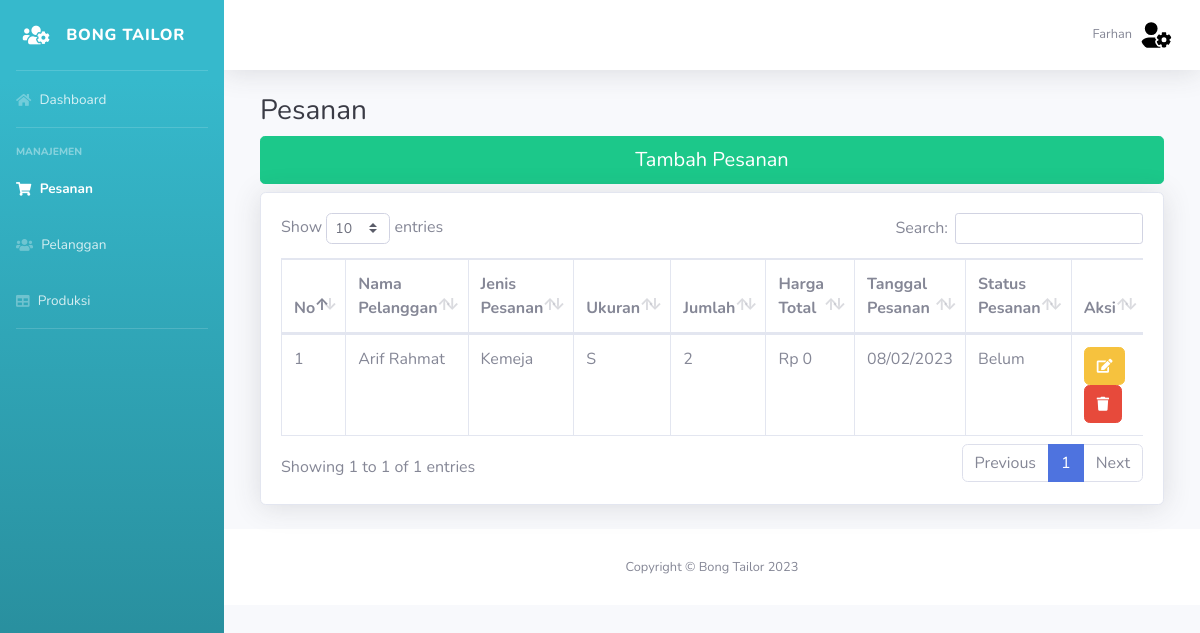
The app's page /pesanan.php (signed in), older data.
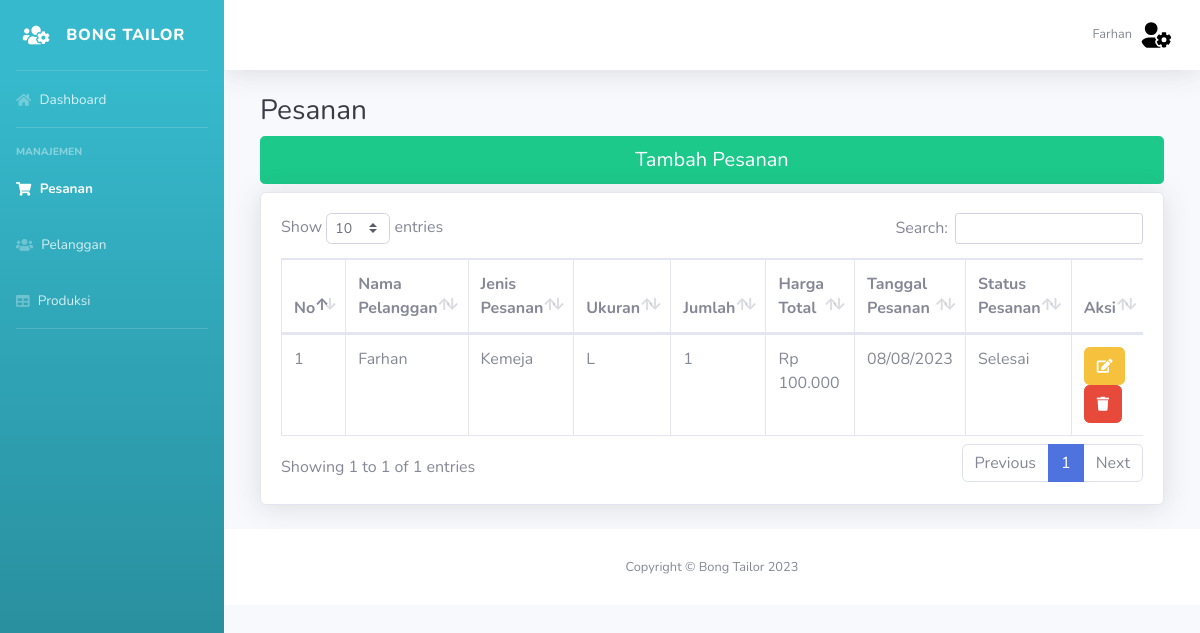
The same page, newer data.
### tables this page shows
CREATE TABLE `pesanan` (
  `id_pesanan` int(11) NOT NULL,
  `id_admin` int(11) NOT NULL,
  `id_pelanggan` int(11) NOT NULL,
  `jenis_pesanan` enum('Kemeja','Celana') NOT NULL,
  `ukuran` enum('S','M','L','XL','XXL','XXXL') NOT NULL,
  `jumlah` int(50) NOT NULL,
  `harga` int(20) NOT NULL,
  `harga_total` int(20) NOT NULL,
  `tanggal_pesanan` datetime NOT NULL,
  `tanggal_selesai` datetime NOT NULL,
  `status_pemesanan` enum('Belum','Proses','Selesai') NOT NULL
);

CREATE TABLE `pelanggan` (
  `id_pelanggan` int(11) NOT NULL,
  `nama_pelanggan` varchar(30) NOT NULL,
  `no_telepon` varchar(13) NOT NULL,
  `alamat` varchar(200) NOT NULL
);

### pesanan.php (the view, shortened to what the changed rows need)
<!DOCTYPE html>
<html lang="id">
<head>
    <?php
    include_once('head/assets.php');
    include_once('head/koneksi.php');
    ?>
</head>
<body id="page-top">
    <div id="wrapper">
        <div id="content-wrapper" class="d-flex flex-column">
            <div id="content">
                <div class="container-fluid">
                    <div class="row">
                        <div class="container-fluid">
                            <h1 class="h3 mb-2 text-gray-900">Pesanan</h1>
                            <div class="card shadow mb-4">
                                <div class="card-body">
                                    <div class="table-responsive">
                                        <table class="table table-bordered" id="dataTable" width="100%" cellspacing="0">
                                            <thead>
                                                <tr>
                                                    <th>No</th>
                                                    <th>Nama Pelanggan</th>
                                                    <th>Jenis Pesanan</th>
                                                    <th>Ukuran</th>
                                                    <th>Jumlah</th>
                                                    <th>Harga Total</th>
                                                    <th>Tanggal Pesanan</th>
                                                    <th>Status Pesanan</th>
                                                    <th>Aksi</th>
                                                </tr>
                                            </thead>
                                            <tbody>
                                                <?php
                                                $query = mysqli_query(
                                                    $koneksi,
                                                    "SELECT pesanan.*, pelanggan.nama_pelanggan
                                                        FROM pesanan
                                                        INNER JOIN pelanggan
                                                        ON pesanan.id_pelanggan = pelanggan.id_pelanggan"
                                                );
                                                $i = 1;
                                                foreach ($query as $pesanan) :
                                                ?>
                                                    <tr>
                                                        <td><?php echo $i ?></td>
                                                        <td><?php echo $pesanan['nama_pelanggan']; ?></td>
                                                        <td><?php echo $pesanan['jenis_pesanan']; ?></td>
                                                        <td><?php echo $pesanan['ukuran']; ?></td>
                                                        <td><?php echo $pesanan['jumlah']; ?></td>
                                                        <td><?php
                                                            $harga_total = $pesanan['harga_total'];
                                                            echo "Rp " . number_format($harga_total, 0, ",", ".");
                                                            ?></td>
                                                        <td><?php
                                                            $tanggalPemesanan = strtotime($pesanan['tanggal_pesanan']);
                                                            echo date('m/d/Y', $tanggalPemesanan);
                                                            ?></td>
                                                        <td><?php echo $pesanan['status_pemesanan']; ?></td>
                                                        <td>
                                                            <a class="btn btn-warning edit_button" data-toggle="modal" data-target="#edit_pesanan" data-id="<?php echo $pesanan['id_pesanan'] ?>"><i class="fas fa-edit fa-sm"></i></a>
                                                            <a class="btn btn-danger delete_button" data-toggle="modal" data-target="#delete_modal" data-id="<?php echo $pesanan['id_pesanan'] ?>"><i class="fas fa-trash fa-sm"></i></a>
                                                        </td>
                                                    </tr>
                                                <?php
                                                    $i++;
                                                endforeach;
                                                ?>
                                            </tbody>
                                        </table>
                                    </div>
                                </div>
                            </div>
                        </div>
                    </div>
                </div>
            </div>
        </div>
</body>
</html>

Row changes from the older to the newer data that the page shows:
removed pesanan: id_pelanggan.nama_pelanggan "Arif Rahmat", jenis_pesanan "Kemeja", ukuran "S", jumlah "2", harga_total "0", tanggal_pesanan "08/02/2023", status_pemesanan "Belum"
added pesanan: id_pelanggan.nama_pelanggan "Farhan", jenis_pesanan "Kemeja", ukuran "L", jumlah "1", harga_total "100.000", tanggal_pesanan "08/08/2023", status_pemesanan "Selesai"
